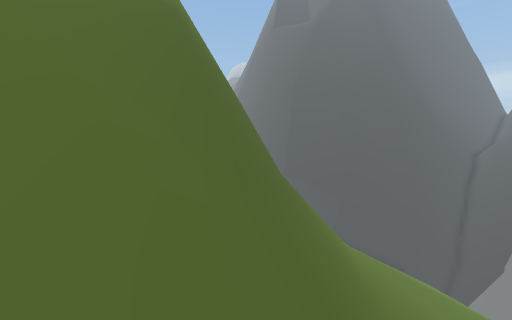
View 1 (above)

24 first-person views from a walk through a scene from a Unity 3-D project. The camera is 1.5 m above the floor, tilts 2° down and sees 85° across. The floor is counted in squares, 2 m on a side. Each view is taken from the middle of a square. On the plan, view 1 faces up. The plan holds only what a view shows up to about 10 squares ahead; the rest is blank. The place goes on beyond the plan. The player is left out. Some animated figures are left out.

View 2
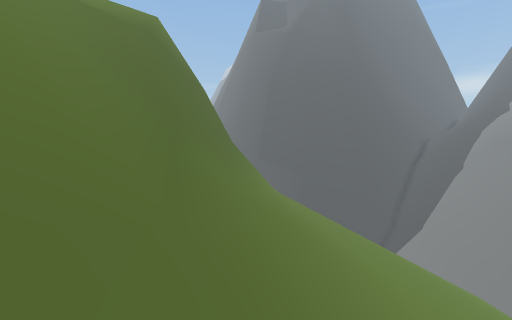

View 3
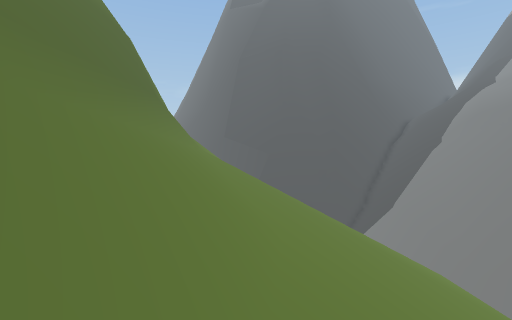

View 4
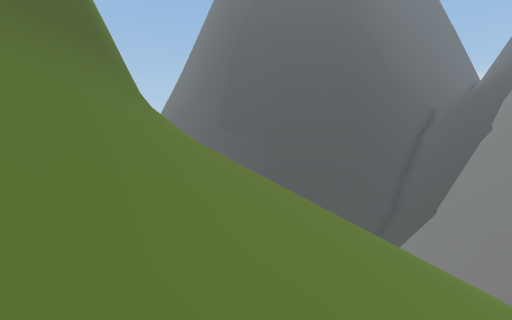

View 5
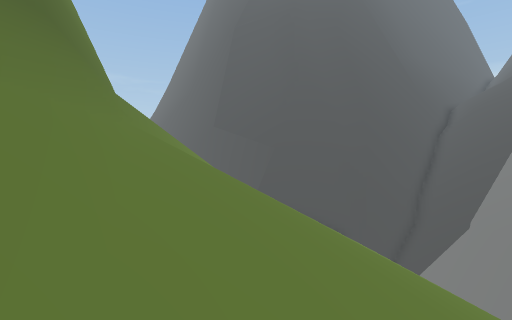

View 6
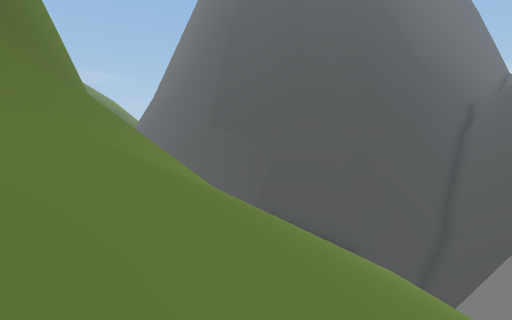

View 7
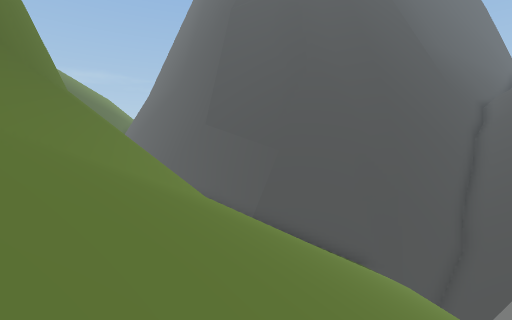

View 8
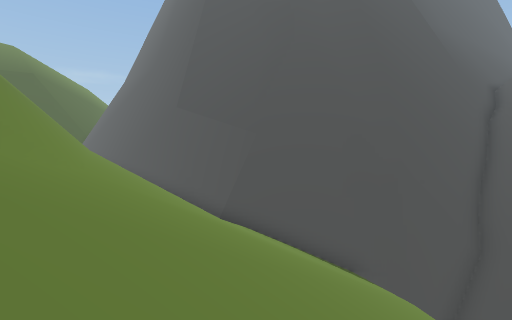

View 9
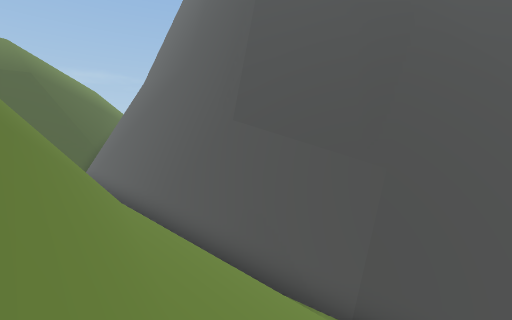

View 10
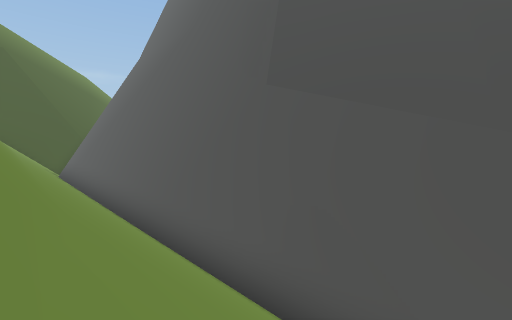

View 11
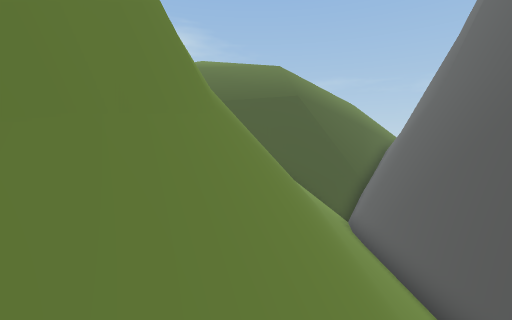

View 12
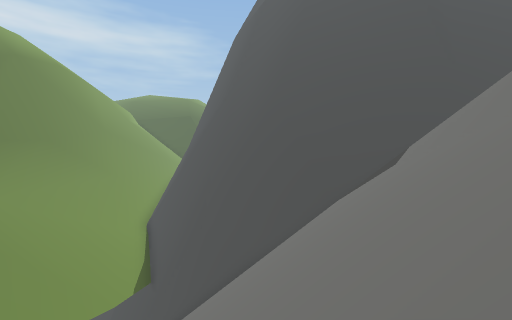

View 13
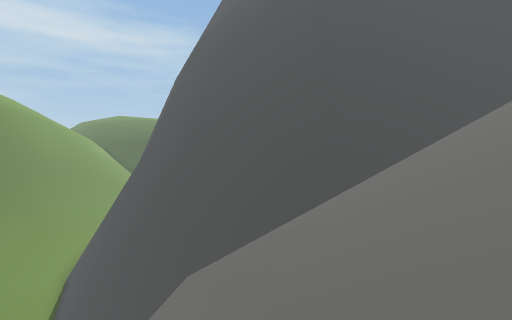

View 14
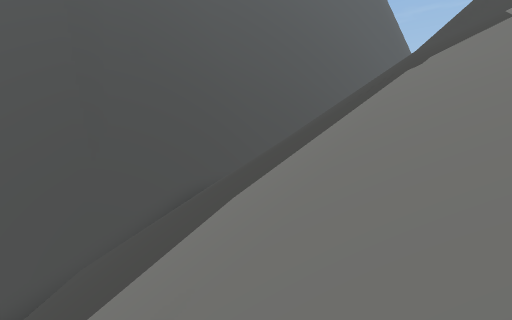

View 15
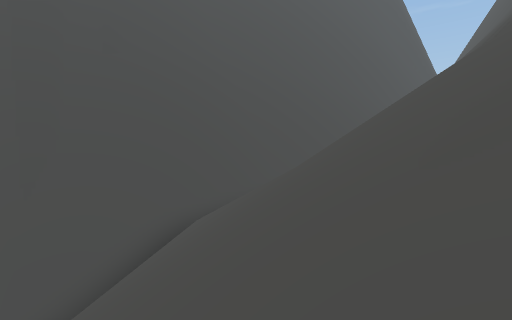

View 16
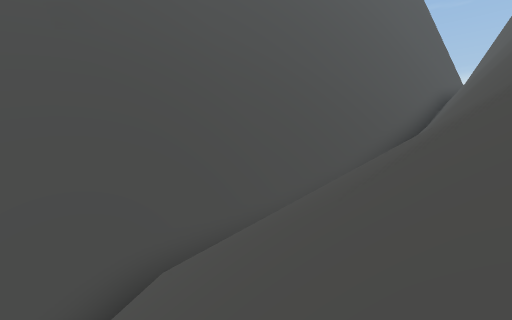

View 17
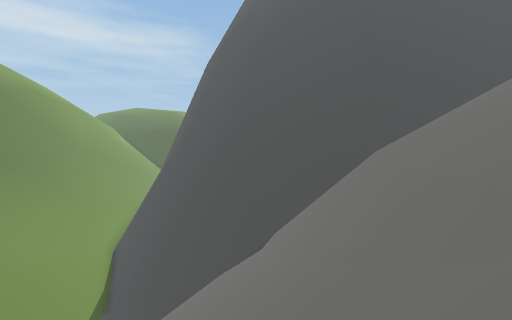

View 18
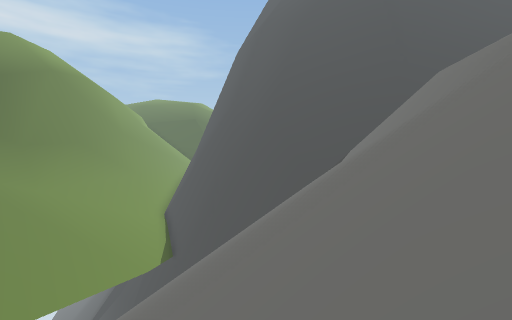

View 19
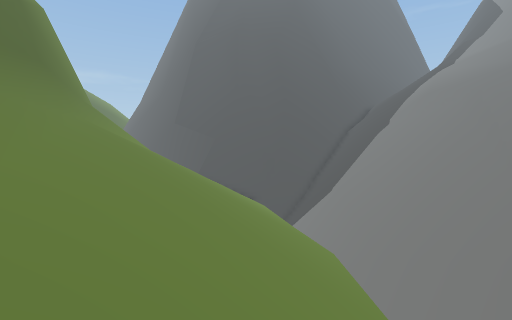

View 20
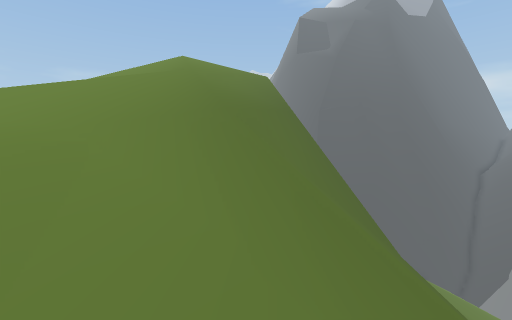

View 21
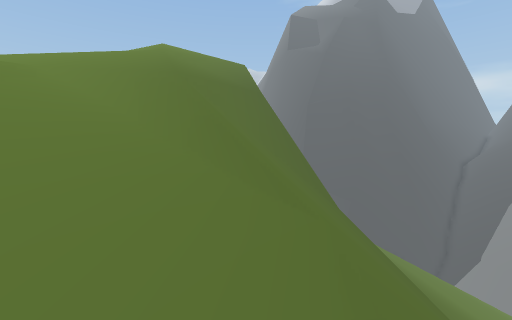

View 22
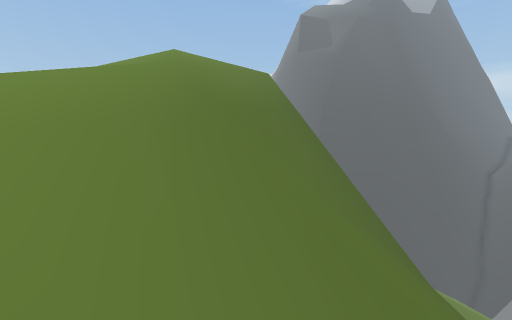

View 23
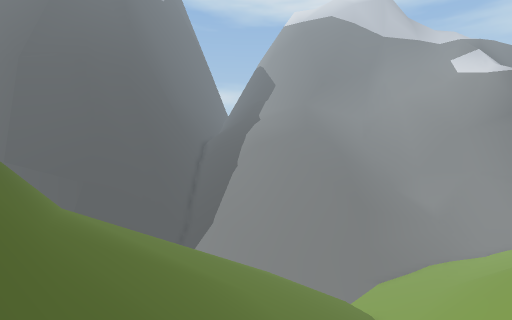

View 24
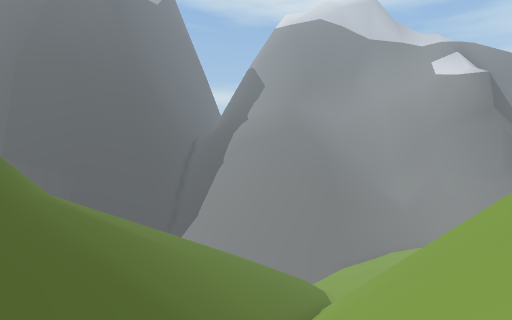

### Floor plan
Key: @ floor where view 1 was taken; # wall or solid block; . main floor; : floor 18.25 m higher than the main floor; / step, stairs or slope; = window, fence, low wall or low ledge; ^ raised ledge; v drop or lower ground.
Columns run from 7 left of view 1 to 27 right of it. Each row starts with its distance up from view 1.
 27   ##                       ###  ##/
 26 =//##                    ###v =////
 25 ##//##                   ##vv/////
 24 =##//##                  #v///////
 23 v ##//##               ###v///////
 22 v  ##//###            ##/ ////////
 21 vv ##////##          ##/ ////////
 20  v##v#////##        ##=  ///////
 19    #vv#////###     ##=/   /////
 18    ^#////////###  ##=//    ///
 17     ##/////////#####//  //////
 16        /////////.##/// ///#///
 15       #/////////////// ///==//
 14        #////////////// //////
 13        #////////// //////////
 12        ##///////// //////////
 11         #///////// ///  /////
 10      vv ##////////  /       /
  9      vv  #////////////////
  8    //vv  #////////////////
  7   ////v  #///////// /////
  6  /////v ##///////// ////
  5  ////vv###/////////
  4  ////vv##//////////
  3   ///v#=#//////////
  2  ///v#//#//////////
  1  ///////#///////////
  0  //////@#/////// ////
 -1   :///////////#//////
 -2    ////#// //#=/////
 -3     //v   //##/
 -4      /  ///#=#

Positions as (right, up) in squares from view 1, and headings:
1: (0, 0), facing up
2: (2, -4), facing up
3: (5, -2), facing up
4: (5, 2), facing up
5: (5, 4), facing up
6: (5, 6), facing up
7: (5, 7), facing up
8: (6, 9), facing up
9: (3, 13), facing up
10: (2, 16), facing up
11: (-1, 17), facing up-left
12: (19, 12), facing up-left
13: (22, 15), facing up-left
14: (21, 17), facing up
15: (21, 19), facing up
16: (21, 21), facing up
17: (21, 13), facing up-left
18: (21, 10), facing up-left
19: (9, -1), facing up
20: (-3, -3), facing up
21: (-2, -4), facing up
22: (-3, -2), facing up
23: (1, -2), facing up-right
24: (1, -4), facing up-right
